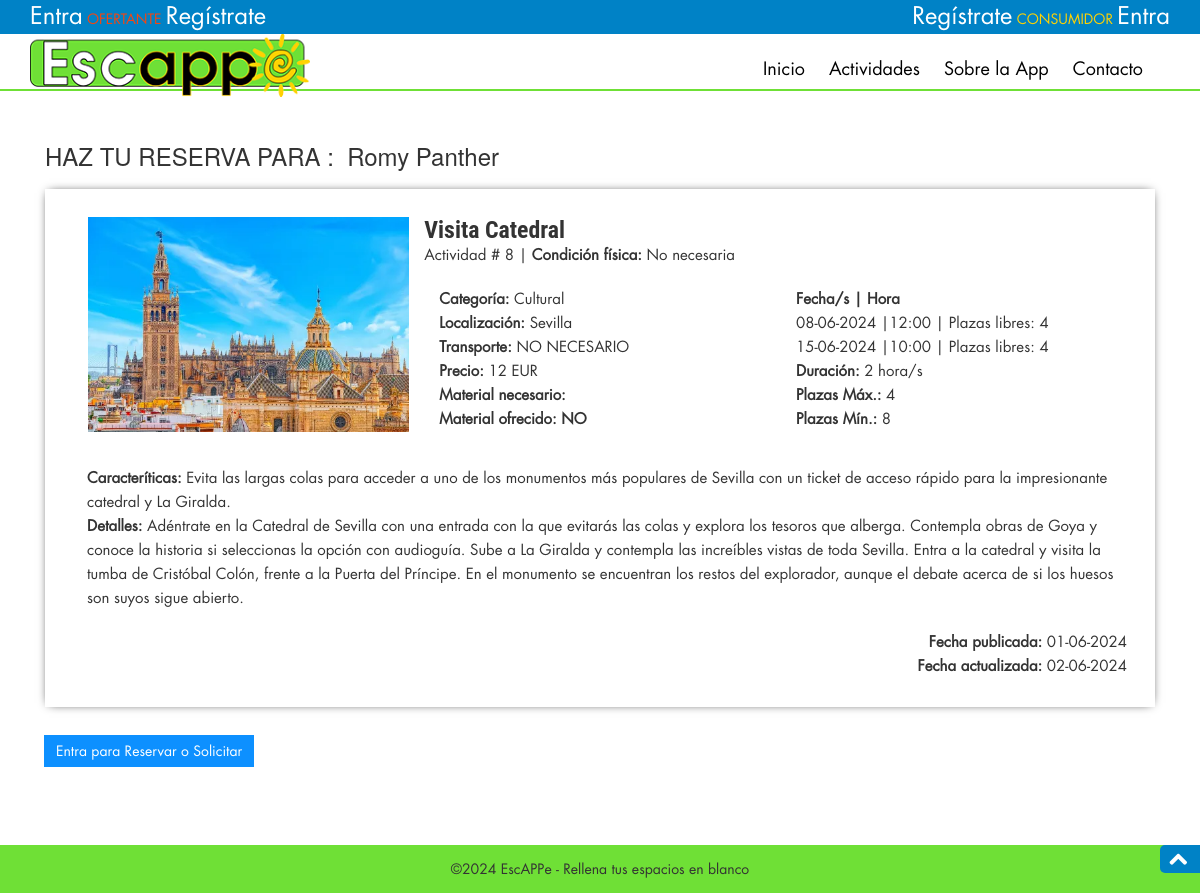
The page /actividad-detalles.php?actid=8 on the database its author committed.
### tables this page shows
CREATE TABLE `ofertante` (
  `idOfertante` int(10) NOT NULL,
  `nombreUsuario` varchar(50) NOT NULL,
  `perfil` varchar(50) NOT NULL DEFAULT 'admin',
  `nombre` varchar(100) DEFAULT NULL,
  `apellidos` varchar(150) DEFAULT NULL,
  `telefono` varchar(12) DEFAULT NULL,
  `emailOfertante` varchar(200) DEFAULT NULL,
  `password` varchar(20) DEFAULT NULL,
  `enActivo` int(10) NOT NULL DEFAULT 1,
  `foto` varchar(255) NOT NULL DEFAULT 'nobody.jpg',
  `ubicacion` varchar(120) DEFAULT NULL,
  `fechaRegistro` timestamp NULL DEFAULT current_timestamp()
);

CREATE TABLE `actividad` (
  `idActividad` int(10) NOT NULL,
  `nombreActividad` varchar(200) NOT NULL,
  `categoria` varchar(150) NOT NULL,
  `localizacion` varchar(100) DEFAULT NULL,
  `caracteristicas` varchar(255) DEFAULT NULL,
  `detalles` varchar(512) DEFAULT NULL,
  `fechasHora` varchar(200) DEFAULT NULL,
  `plazasOcupadas` varchar(15) DEFAULT NULL,
  `maxPlazas` int(5) DEFAULT NULL,
  `minPlazas` int(5) DEFAULT NULL,
  `duracion` int(11) DEFAULT NULL,
  `tarifa` int(10) DEFAULT NULL,
  `materialNecesario` varchar(150) NOT NULL,
  `materialOfrecido` tinyint(1) DEFAULT NULL,
  `plusMaterial` int(10) DEFAULT NULL,
  `condicionFisica` tinyint(1) DEFAULT NULL,
  `transporte` tinyint(1) DEFAULT NULL,
  `disponible` tinyint(1) DEFAULT 1,
  `imagen` varchar(100) DEFAULT NULL,
  `fechaPublicada` timestamp NOT NULL DEFAULT current_timestamp(),
  `fechActualizada` timestamp NULL DEFAULT NULL ON UPDATE current_timestamp(),
  `idOfertante` int(10) NOT NULL
);

### actividad-detalles.php (the view, shortened to what the rows shown need)
<?php
include ('includes/dbconnection.php');
?>
<!DOCTYPE html>
<html lang="es">
<head>
    <link href="css/font-awesome/font-awesome.min.css" rel="stylesheet">
    <link href="css/bootstrap-3.0.0/bootstrap.css" rel="stylesheet" />
    <link href="css/styles.css" rel="stylesheet" />
</head>
<body>
    <section id="actividades" class="secPad">
        <div class="container">
            <div class="selectact">
                <div class="container">
                    <?php
                    $aid = intval($_GET['actid']);
                    $sql = "SELECT * FROM actividad WHERE idActividad=:aid";
                    $query = $dbh->prepare($sql);
                    $query->bindParam(':aid', $aid, PDO::PARAM_STR);
                    $query->execute();
                    $results = $query->fetchAll(PDO::FETCH_OBJ);
                    $sql2 = "SELECT idOfertante FROM actividad WHERE idActividad =:idactiv";
                    $query2 = $dbh->prepare($sql2);
                    $query2->bindParam(':idactiv', $aid, PDO::PARAM_STR);
                    $query2->execute();
                    $results2 = $query2->fetchAll(PDO::FETCH_OBJ);
                    if ($query2->rowCount() > 0) {
                        foreach ($results2 as $result2) {
                            $idadmin = $result2->idOfertante;
                            $sql3 = "SELECT * FROM ofertante WHERE idOfertante =:idadmin";
                            $query3 = $dbh->prepare($sql3);
                            $query3->bindParam(':idadmin', $idadmin, PDO::PARAM_STR);
                            $query3->execute();
                            $results3 = $query3->fetchAll(PDO::FETCH_OBJ);
                            if ($query3->rowCount() > 0) {
                                foreach ($results3 as $result3) {
                                    $nombre = $result3->nombre;
                                    $apllidos = $result3->apellidos;
                                }
                            }
                        }
                    }
                    ?>
                    <h1 class="h3 mb-0 text-gray-800">HAZ TU RESERVA PARA :&nbsp;
                        <?php echo "$nombre&nbsp;$apllidos"; ?>
                    </h1><br>
                    <?php
                    if ($query->rowCount() > 0) {
                        foreach ($results as $result) { ?>
                            <div class="selectact_top">
                                <div class="col-md-4 selectact_left wow fadeInLeft animated" data-wow-delay=".5s">
                                    <img src="admin/images/actividad/<?php echo htmlentities($result->imagen); ?>" class="img-responsive"
                                        alt="">
                                </div>
                                <div class="selectact_right wow fadeInRight animated" style="padding-left:1em;"
                                    data-wow-delay=".5s">
                                    <h2>
                                        <?php echo htmlentities($result->nombreActividad); ?>
                                    </h2>
                                    <p>
                                        Actividad #
                                        <?php echo htmlentities($result->idActividad); ?>
                                        <?php
                                        if ($result->condicionFisica == 1) {
                                            echo '|&nbsp;<b style="color:#FF6019 !important;">Condición física: Necesaria</b>';
                                        } else {
                                            echo '|&nbsp;<b>Condición física:</b>&nbsp;No necesaria';
                                        }
                                        ?>
                                    </p>
                                    <br>
                                    <div class="row">
                                        <div class="form-group col-md-4">
                                            <p><b>Categoría:</b>
                                                <?php echo htmlentities($result->categoria); ?>
                                            </p>
                                            <p><b>Localización:</b>
                                                <?php echo htmlentities($result->localizacion); ?>
                                            </p>
                                            <p><b>Transporte:</b>
                                                <?php
                                                if ($result->transporte == 1) {
                                                    echo ("<b>NECESARIO</b>");
                                                } else {
                                                    echo htmlentities("NO NECESARIO");
                                                }
                                                ?>
                                            </p>
                                            <p><b>Precio:</b>
                                                <?php echo htmlentities($result->tarifa); ?>&nbsp;EUR
                                            </p>
                                            <p><b>Material necesario:</b>
                                            </p>
                                            <p><b>Material ofrecido:</b>
                                                <?php
                                                if ($result->materialOfrecido == 1) {
                                                    echo 'SÍ';
                                                } else {
                                                    echo '<b>NO</b>';
                                                }
                                                ?>
                                            </p>
                                        </div>
                                        <div class="form-group col-md-4">
                                            <p><b>Fecha/s | Hora</b><br>
                                                <?php
                                                $fechaHora = explode(",", $result->fechasHora, -1);
                                                $plazas = explode(",", $result->plazasOcupadas, -1);
                                                foreach ($fechaHora as $index => $fh) {
                                                    if ($fh) {
                                                        echo date('d-m-Y |', strtotime($fh));
                                                        echo date('H:i', strtotime($fh)) . " | Plazas libres: " . $result->maxPlazas - $plazas[$index] . "<br/>";
                                                    }
                                                }
                                                ?>
                                            </p>
                                            <p><b>Duración:</b>
                                                <?php echo htmlentities($result->duracion); ?> hora/s
                                            </p>
                                            <p><b>Plazas Máx.:</b>
                                                <?php echo htmlentities($result->maxPlazas); ?>
                                            </p>
                                            <p><b>Plazas Mín.:</b>
                                                <?php echo htmlentities($result->minPlazas); ?>
                                            </p>
                                        </div>
                                    </div>
                                    <p><b>Caracteríticas:</b>
                                        <?php echo htmlentities($result->caracteristicas); ?>
                                    </p>
                                    <p><b>Detalles:</b>
                                        <?php echo htmlentities($result->detalles); ?>
                                    </p>
                                    <br>
                                    <p class="text-right"><b>Fecha publicada:</b>
                                        <?php echo date("d-m-Y", strtotime($result->fechaPublicada)); ?>
                                    </p>
                                    <p class="text-right"><b>Fecha actualizada:</b>
                                        <?php
                                        if ($result->fechActualizada) {
                                            echo date("d-m-Y", strtotime($result->fechActualizada));
                                        } else {
                                            echo "- - -";
                                        }
                                        ?>
                                    </p>
                                </div>
                            </div>
                        </div>
                        <?php
                        }
                    } ?>
            </div>
        </div>
    </section>
</body>
</html>

### rows shown on the page
ofertante: nombre "Romy", apellidos "Panther"
actividad: imagen (picture), nombreActividad "Visita Catedral", idActividad "8", shows "Condición física:", condicionFisica "No necesaria", categoria "Cultural", localizacion "Sevilla", tarifa "12", materialOfrecido "NO", fechasHora "08-06-2024 |", fechasHora "12:00", $result->maxPlazas-$plazas[$index] "4", fechasHora "15-06-2024 |", fechasHora "10:00", duracion "2", maxPlazas "4", minPlazas "8", caracteristicas "Evita las largas colas para acceder a uno de los monumentos más populares de Sevilla con un ticket de acceso rápido para la impresionante catedral y La Giralda.", detalles "Adéntrate en la Catedral de Sevilla con una entrada con la que evitarás las colas y explora los tesoros que alberga. Contempla obras de Goya y conoce la historia si seleccionas la opción con audioguía. Sube a La Giralda y contempla las increíbles vistas de toda Sevilla. Entra a la catedral y visita la tumba de Cristóbal Colón, frente a la Puerta del Príncipe. En el monumento se encuentran los restos del explorador, aunque el debate acerca de si los huesos son suyos sigue abierto.", fechaPublicada "01-06-2024", fechActualizada "02-06-2024"
